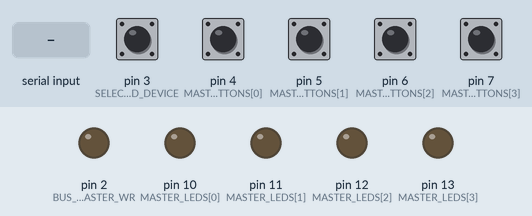
Simulated run of this program. Board: Arduino Mega 2560, built with avr-gcc and run on an emulated ATmega2560. Parts: output pins drawn as LEDs (lit = HIGH). Inputs (shaded band) come from the test bench; at power-on: pin 3 (SELECTED_DEVICE), pin 4 (MASTER_BUTTONS[0]), pin 5 (MASTER_BUTTONS[1]), pin 6 (MASTER_BUTTONS[2]), pin 7 (MASTER_BUTTONS[3]) LOW. What the program prints to the serial monitor is not drawn.

Above: at 1.2 s.
1.3 s: byte 30 received over Serial
At 3.8 s:
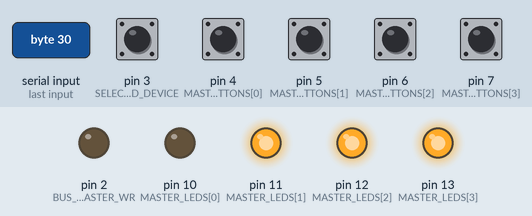
4.1 s: byte 90 received over Serial
At 6.6 s:
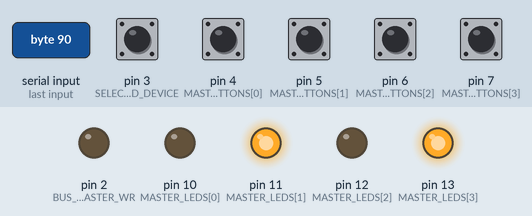
6.9 s: byte 120 received over Serial
At 8.5 s:
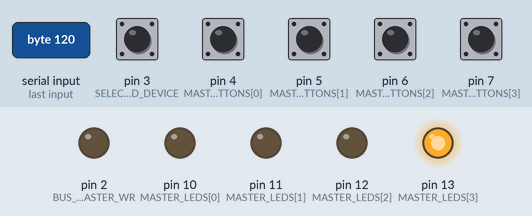
Timing chart, 0 to 10.0 s (numbered marks = the images above; inputs shaded):
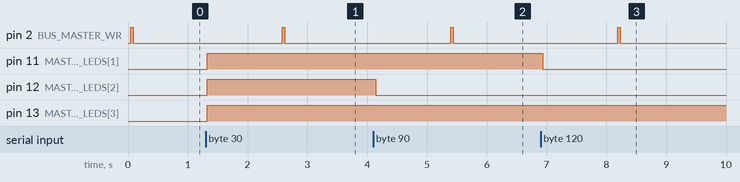

The program:

main.cpp
```cpp
#include <master.c>

#include "Arduino.h"

// MAX47 ports
const int BUS_MASTER_WR = 2;
const int BUS_MASTER_DI = 1;
const int BUS_MASTER_RO = 0;

// LED and button ports
const int NUM_OF_LEDS = 4;
const int MASTER_LEDS[] = {10, 11, 12, 13};
const int MASTER_BUTTONS[] = {4, 5, 6, 7};

// Device port
const int SELECTED_DEVICE = 3;

// Store last time state was updated
unsigned long previousMillis = 0;
unsigned long interval = 20;

// the setup function runs once when you press reset or power the board
void setup() {
    Serial.begin(9600);

    // wait for serial port to connect.
    while (!Serial) {
    }

    // MAX47 ports
    pinMode(BUS_MASTER_WR, OUTPUT);
    pinMode(BUS_MASTER_DI, OUTPUT);
    pinMode(BUS_MASTER_RO, INPUT);

    // LED ports
    for (int i = 0; i < NUM_OF_LEDS; i++) {
        pinMode(MASTER_LEDS[i], OUTPUT);
        pinMode(MASTER_BUTTONS[i], INPUT);
    }
    pinMode(SELECTED_DEVICE, INPUT);

    master_initialize();
    // Read initial value of selected device
    rtU.selected_device = digitalRead(SELECTED_DEVICE) + 1;
}

void loop() {
    unsigned long currentMillis = millis();
    if (currentMillis - previousMillis > interval) {
        // Save the last time
        previousMillis = currentMillis;

        master_step();

        if (rtY.register_operation == OPERATION_WRITE) {
            digitalWrite(BUS_MASTER_WR, HIGH);
        } else if (rtY.register_operation == OPERATION_READ) {
            digitalWrite(BUS_MASTER_WR, LOW);
        }

        if (rtY.command == MASTER_PUT) {
            Serial.write(rtY.put_data);
            Serial.flush();
        } else if (rtY.command == MASTER_READ) {
            rtU.data_available = Serial.available() != 0;
            if (!rtU.data_available) {
                rtU.received_data = 0;
            } else {
                rtU.received_data = Serial.read();
            }
        }

        for (int i = 0; i < NUM_OF_LEDS; i++) {
            digitalWrite(MASTER_LEDS[i], rtY.leds[i]);
            rtU.button[i] = digitalRead(MASTER_BUTTONS[i]);
        }
        rtU.selected_device = digitalRead(SELECTED_DEVICE) + 1;

    }
}
```

MW_target_hardware_resources.h
```cpp
#ifndef PORTABLE_WORDSIZES
#ifdef __MW_TARGET_USE_HARDWARE_RESOURCES_H__
#ifndef __MW_TARGET_HARDWARE_RESOURCES_H__
#define __MW_TARGET_HARDWARE_RESOURCES_H__

#define MW_MULTI_TASKING_MODE 1
#include "MW_ArduinoHWInit.h"
#include "arduinoAVRScheduler.h"

#define MW_USECODERTARGET 1
#define MW_TARGETHARDWARE Arduino Mega 2560
#define MW_EXTMODEPROTOCOLINFO_XCPONSERIAL_HOSTINTERFACE Simulink
#define MW_EXTMODEPROTOCOLINFO_XCPONSERIAL_LOGGINGBUFFERAUTO 1
#define MW_EXTMODEPROTOCOLINFO_XCPONSERIAL_LOGGINGBUFFERSIZE 500
#define MW_EXTMODEPROTOCOLINFO_XCPONSERIAL_LOGGINGBUFFERNUM 3
#define MW_EXTMODEPROTOCOLINFO_XCPONSERIAL_MAXCONTIGSAMPLES 10
#define MW_EXTMODEPROTOCOLINFO_XCPONTCPIP_HOSTINTERFACE Simulink
#define MW_EXTMODEPROTOCOLINFO_XCPONTCPIP_LOGGINGBUFFERAUTO 1
#define MW_EXTMODEPROTOCOLINFO_XCPONTCPIP_LOGGINGBUFFERSIZE 500
#define MW_EXTMODEPROTOCOLINFO_XCPONTCPIP_LOGGINGBUFFERNUM 3
#define MW_EXTMODEPROTOCOLINFO_XCPONTCPIP_MAXCONTIGSAMPLES 10
#define MW_EXTMODEPROTOCOLINFO_XCPONWIFI_HOSTINTERFACE Simulink
#define MW_EXTMODEPROTOCOLINFO_XCPONWIFI_LOGGINGBUFFERAUTO 1
#define MW_EXTMODEPROTOCOLINFO_XCPONWIFI_LOGGINGBUFFERSIZE 500
#define MW_EXTMODEPROTOCOLINFO_XCPONWIFI_LOGGINGBUFFERNUM 3
#define MW_EXTMODEPROTOCOLINFO_XCPONWIFI_MAXCONTIGSAMPLES 10
#define MW_CONNECTIONINFO_XCPONSERIAL_BAUDRATE codertarget.arduinobase.registry.getBaudRate
#define MW_CONNECTIONINFO_XCPONSERIAL_COMPORT codertarget.arduinobase.internal.getExternalModeMexArgs('Serial')
#define MW_CONNECTIONINFO_XCPONSERIAL_VERBOSE 0
#define MW_CONNECTIONINFO_XCPONTCPIP_IPADDRESS codertarget.arduinobase.internal.getExternalModeMexArgs('Ethernet')
#define MW_CONNECTIONINFO_XCPONTCPIP_PORT 17725
#define MW_CONNECTIONINFO_XCPONTCPIP_VERBOSE 0
#define MW_CONNECTIONINFO_XCPONWIFI_IPADDRESS codertarget.arduinobase.internal.getExternalModeMexArgs('Wifi')
#define MW_CONNECTIONINFO_XCPONWIFI_PORT 17725
#define MW_CONNECTIONINFO_XCPONWIFI_VERBOSE 0
#define MW_CONNECTIONINFO_SERIAL_IPADDRESS codertarget.arduinobase.registry.getLoopbackIP;
#define MW_CONNECTIONINFO_SERIAL_PORT 17725
#define MW_CONNECTIONINFO_SERIAL_VERBOSE 0
#define MW_CONNECTIONINFO_TCPIP_IPADDRESS codertarget.arduinobase.internal.getExternalModeMexArgs('Ethernet')
#define MW_CONNECTIONINFO_TCPIP_PORT 17725
#define MW_CONNECTIONINFO_TCPIP_VERBOSE 0
#define MW_CONNECTIONINFO_WIFI_IPADDRESS codertarget.arduinobase.internal.getExternalModeMexArgs('Wifi')
#define MW_CONNECTIONINFO_WIFI_PORT 17725
#define MW_CONNECTIONINFO_WIFI_VERBOSE 0
#define MW_EXTMODE_CONFIGURATION XCP on Serial
#define MW_EXTMODE_COMPORTBAUD 921600
#define MW_RTOS Baremetal
#define MW_SCHEDULER_INTERRUPT_SOURCE 0
#define MW_RUNTIME_BUILDACTION 1
#define MW_RUNTIME_DISABLEPARALLELBUILD 0
#define MW_RUNTIME_FORCEBUILDSTATICLIBRARY 0
#define MW_HOSTBOARDCONNECTION_APPDOWNLOAD_PORT_SOURCE 0
#define MW_HOSTBOARDCONNECTION_APPDOWNLOAD_COMPORT_SELECT -1
#define MW_HOSTBOARDCONNECTION_APPDOWNLOAD_COMPORT_SPECIFY 1
#define MW_HOSTBOARDCONNECTION_APPDOWNLOAD_BAUD 0
#define MW_HOSTBOARDCONNECTION_APPDOWNLOAD_BAUD_SPECIFY 9600
#define MW_HOSTBOARDCONNECTION_CONNECTEDIO_SERIAL_PORT 0
#define MW_HOSTBOARDCONNECTION_CONNECTEDIO_PORT_SOURCE1 0
#define MW_HOSTBOARDCONNECTION_CONNECTEDIO_PORT_SOURCE2 0
#define MW_HOSTBOARDCONNECTION_CONNECTEDIO_COMPORT_SELECT -1
#define MW_HOSTBOARDCONNECTION_CONNECTEDIO_COMPORT_SPECIFY 1
#define MW_HOSTBOARDCONNECTION_CONNECTEDIO_BAUD 0
#define MW_HOSTBOARDCONNECTION_CONNECTEDIO_BAUD_SPECIFY 9600
#define MW_HOSTBOARDCONNECTION_EXTERNALMODE_SERIAL_PORT 0
#define MW_HOSTBOARDCONNECTION_EXTERNALMODE_PORT_SOURCE1 0
#define MW_HOSTBOARDCONNECTION_EXTERNALMODE_PORT_SOURCE2 0
#define MW_HOSTBOARDCONNECTION_EXTERNALMODE_COMPORT_SELECT -1
#define MW_HOSTBOARDCONNECTION_EXTERNALMODE_COMPORT_SPECIFY 1
#define MW_HOSTBOARDCONNECTION_EXTERNALMODE_BAUD -1
#define MW_HOSTBOARDCONNECTION_EXTERNALMODE_BAUD_SPECIFY 9600
#define MW_HOSTBOARDCONNECTION_PIL_SERIAL_PORT 0
#define MW_HOSTBOARDCONNECTION_PIL_PORT_SOURCE1 0
#define MW_HOSTBOARDCONNECTION_PIL_PORT_SOURCE2 0
#define MW_HOSTBOARDCONNECTION_PIL_COMPORT_SELECT -1
#define MW_HOSTBOARDCONNECTION_PIL_COMPORT_SPECIFY 1
#define MW_HOSTBOARDCONNECTION_PIL_BAUD 0
#define MW_HOSTBOARDCONNECTION_PIL_BAUD_SPECIFY 9600
#define MW_CONNECTEDIO_CONNECTEDIOMODE 0
#define MW_CONNECTEDIO_ACTIONONOVERRUN 0
#define MW_OVERRUNDETECTION_ENABLE_OVERRUN_DETECTION 0
#define MW_OVERRUNDETECTION_DIGITAL_OUTPUT_TO_SET_ON_OVERRUN 13
#define MW_ANALOGINREFVOLTAGE_ANALOG_INPUT_REFERENCE_VOLTAGE 0.000000
#define MW_SERIAL_SERIAL0_BAUD_RATE 3
#define MW_SERIAL_SERIAL1_BAUD_RATE 3
#define MW_SERIAL_SERIAL2_BAUD_RATE 3
#define MW_SERIAL_SERIAL3_BAUD_RATE 3
#define MW_I2C_I2C0BUSSPEEDHZ 100000
#define MW_SPI_SPI_CLOCK_OUT_FREQUENCY 1
#define MW_SPI_SPI_MODE 0
#define MW_SPI_SPI_BITORDER 0
#define MW_SPI_SDSLAVESELECT 4.000000
#define MW_SPI_CANCHIPSELECT 9.000000
#define MW_ETHERNET_DISABLE_DHCP_ETHERNET 0
#define MW_ETHERNET_LOCAL_IP_ADDRESS 192.168.0.20
#define MW_ETHERNET_LOCAL_MAC_ADDRESS DE:AD:BE:EF:FE:ED
#define MW_WIFI_WIFI_HARDWARE 0
#define MW_WIFI_DISABLE_DHCP_WIFI 0
#define MW_WIFI_WIFI_IP_ADDRESS 192.168.1.20
#define MW_WIFI_WIFI_SSID yourNetwork
#define MW_WIFI_SET_WIFI_ENCRYPTION 0
#define MW_WIFI_WIFI_WEP_KEY D0D0DEADF00DABBADEAFBEADED
#define MW_WIFI_WIFI_WEP_KEY_INDEX 0
#define MW_WIFI_WIFI_WPA_PASSWORD secretPassword
#define MW_WIFI_WIFI_ESP8266_HW_SERIAL_PORT 0
#define MW_THINGSPEAK_ENABLE_CUSTOMSERVER 48
#define MW_THINGSPEAK_IP_ADDRESS 184.106.153.149
#define MW_THINGSPEAK_PORT 80
#define MW_CAN_CANBUSSPEED 10
#define MW_CAN_CANOSCILLATORFREQUENCY 1
#define MW_CAN_INTERRUPTPIN 2.000000
#define MW_CAN_ALLOWALLFILTER 0
#define MW_CAN_BUFFER0IDTYPE 0
#define MW_CAN_ACCEPTANCEMASK0_NOR 0
#define MW_CAN_ACCEPTANCEFILTER0_NOR 255
#define MW_CAN_ACCEPTANCEFILTER1_NOR 255
#define MW_CAN_ACCEPTANCEMASK0_EXT 0
#define MW_CAN_ACCEPTANCEFILTER0_EXT 255
#define MW_CAN_ACCEPTANCEFILTER1_EXT 255
#define MW_CAN_BUFFER1IDTYPE 0
#define MW_CAN_ACCEPTANCEMASK1_NOR 0
#define MW_CAN_ACCEPTANCEFILTER2_NOR 255
#define MW_CAN_ACCEPTANCEFILTER3_NOR 255
#define MW_CAN_ACCEPTANCEFILTER4_NOR 255
#define MW_CAN_ACCEPTANCEFILTER5_NOR 255
#define MW_CAN_ACCEPTANCEMASK1_EXT 0
#define MW_CAN_ACCEPTANCEFILTER2_EXT 255
#define MW_CAN_ACCEPTANCEFILTER3_EXT 255
#define MW_CAN_ACCEPTANCEFILTER4_EXT 255
#define MW_CAN_ACCEPTANCEFILTER5_EXT 255
#define MW_MODBUS_MODBUS_COMMS 0
#define MW_MODBUS_MODBUS_MODE 0
#define MW_MODBUS_MODBUS_SLAVEID 1
#define MW_MODBUS_MODBUS_CONFIGCOIL 49
#define MW_MODBUS_MODBUS_COILADDR 0
#define MW_MODBUS_MODBUS_COILNUM 1
#define MW_MODBUS_MODBUS_CONFIGINPUT 49
#define MW_MODBUS_MODBUS_INPUTADDR 0
#define MW_MODBUS_MODBUS_INPUTNUM 1
#define MW_MODBUS_MODBUS_CONFIGHOLDINGREG 49
#define MW_MODBUS_MODBUS_HOLDINGREGADDR 0
#define MW_MODBUS_MODBUS_HOLDINGREGNUM 1
#define MW_MODBUS_MODBUS_CONFIGINPUTREG 49
#define MW_MODBUS_MODBUS_INPUTREGADDR 0
#define MW_MODBUS_MODBUS_INPUTREGNUM 1
#define MW_MODBUS_MODBUS_MASTERTIMEOUT 100
#define MW_RS485_RS485_SERIAL 1
#define MW_RS485_RS485_BAUD 9600
#define MW_RS485_RS485_CONFIG 3
#define MW_RS485_RS485_DEPIN 8
#define MW_RS485_RS485_REPIN 9
#define MW_DISPLAY_ENABLECODEGEN 0
#define MW_DISPLAY_APPLAUNCHBUTTON
#define MW_DATAVERSION 2016.02
#define MW_DASHBOARDCODEGENINFO_ENABLECODEGEN 0
#define MW_DASHBOARDCODEGENINFO_CIRCULARGAUGE_CODEGEN 1
#define MW_DASHBOARDCODEGENINFO_CIRCULARGAUGE_BLOCKCLASS codertarget.targetHiddenBlkInsert.internal.circularGauge
#define MW_DASHBOARDCODEGENINFO_CIRCULARGAUGE_REGFCN codertarget.arduinobase.blocks.registerDashboardBlk
#define MW_DASHBOARDCODEGENINFO_CIRCULARGAUGE_VALIDATEFCN codertarget.targetHiddenBlkInsert.internal.isDashboardBlockCodegenEnabled
#define MW_DASHBOARDCODEGENINFO_DISPLAYBLOCK_CODEGEN 1
#define MW_DASHBOARDCODEGENINFO_DISPLAYBLOCK_BLOCKCLASS codertarget.targetHiddenBlkInsert.internal.lcdTextDisplay
#define MW_DASHBOARDCODEGENINFO_DISPLAYBLOCK_REGFCN codertarget.arduinobase.blocks.registerDashboardBlk
#define MW_DASHBOARDCODEGENINFO_DISPLAYBLOCK_VALIDATEFCN codertarget.targetHiddenBlkInsert.internal.isDashboardBlockCodegenEnabled
#define MW_DASHBOARDCODEGENINFO_PUSHBUTTON_CODEGEN 1
#define MW_DASHBOARDCODEGENINFO_PUSHBUTTON_BLOCKCLASS codertarget.targetHiddenBlkInsert.internal.pushButton
#define MW_DASHBOARDCODEGENINFO_PUSHBUTTON_REGFCN codertarget.arduinobase.blocks.registerDashboardBlk
#define MW_DASHBOARDCODEGENINFO_PUSHBUTTON_VALIDATEFCN codertarget.targetHiddenBlkInsert.internal.isDashboardBlockCodegenEnabled
#define MW_IOBLOCKSMODE deployed

#endif /* __MW_TARGET_HARDWARE_RESOURCES_H__ */

#endif

#endif
```

master.h
```cpp
/*
 * File: master.h
 *
 * Code generated for Simulink model 'master'.
 *
 * Model version                  : 5.4
 * Simulink Coder version         : 9.7 (R2022a) 13-Nov-2021
 * C/C++ source code generated on : Sat Jul  1 03:43:21 2023
 *
 * Target selection: ert.tlc
 * Embedded hardware selection: Atmel->AVR
 * Code generation objectives:
 *    1. Execution efficiency
 *    2. RAM efficiency
 * Validation result: Not run
 */

#ifndef RTW_HEADER_master_h_
#define RTW_HEADER_master_h_
#ifndef master_COMMON_INCLUDES_
#define master_COMMON_INCLUDES_
#include "rtwtypes.h"
#endif                                 /* master_COMMON_INCLUDES_ */

#include <stddef.h>

/* Model Code Variants */
#include "MW_target_hardware_resources.h"

/* Macros for accessing real-time model data structure */
#ifndef rtmGetErrorStatus
#define rtmGetErrorStatus(rtm)         ((rtm)->errorStatus)
#endif

#ifndef rtmSetErrorStatus
#define rtmSetErrorStatus(rtm, val)    ((rtm)->errorStatus = (val))
#endif

#define master_M                       (rtM)

/* Forward declaration for rtModel */
typedef struct tag_RTM RT_MODEL;

#ifndef DEFINED_TYPEDEF_FOR_MasterCommand_
#define DEFINED_TYPEDEF_FOR_MasterCommand_

typedef enum {
    MASTER_IDLE = 0,                   /* Default value */
    MASTER_PUT,
    MASTER_READ
} MasterCommand;

#endif

#ifndef DEFINED_TYPEDEF_FOR_Operation_
#define DEFINED_TYPEDEF_FOR_Operation_

typedef enum {
    OPERATION_READ = 1,                /* Default value */
    OPERATION_WRITE = 0
} Operation;

#endif

/* Block signals and states (default storage) for system '<Root>' */
typedef struct {
    uint8_T button_old[8];             /* '<S1>/master_chart' */
    uint8_T is_active_c2_master;       /* '<S1>/master_chart' */
    uint8_T is_c2_master;              /* '<S1>/master_chart' */
    uint8_T idle_clocks;               /* '<S1>/master_chart' */
    uint8_T phy_addr;                  /* '<S1>/master_chart' */
    uint8_T reg_addr;                  /* '<S1>/master_chart' */
    uint8_T retrieve_timeout;          /* '<S1>/master_chart' */
    uint8_T last_selected_device;      /* '<S1>/master_chart' */
} DW;

/* External inputs (root inport signals with default storage) */
typedef struct {
    uint8_T received_data;             /* '<Root>/received_data' */
    boolean_T data_available;          /* '<Root>/data_available' */
    uint8_T selected_device;           /* '<Root>/selected_device' */
    uint8_T button[8];                 /* '<Root>/button' */
} ExtU;

/* External outputs (root outports fed by signals with default storage) */
typedef struct {
    Operation register_operation;      /* '<Root>/register_operation' */
    MasterCommand command;             /* '<Root>/command' */
    uint8_T put_data;                  /* '<Root>/put_data' */
    uint8_T leds[8];                   /* '<Root>/leds' */
} ExtY;

/* Real-time Model Data Structure */
struct tag_RTM {
    const char_T * volatile errorStatus;
};

/* Block signals and states (default storage) */
extern DW rtDW;

/* External inputs (root inport signals with default storage) */
extern ExtU rtU;

/* External outputs (root outports fed by signals with default storage) */
extern ExtY rtY;

/* Model entry point functions */
extern void master_initialize(void);
extern void master_step(void);

/* Real-time Model object */
extern RT_MODEL *const rtM;
extern volatile boolean_T stopRequested;
extern volatile boolean_T runModel;

/*-
 * The generated code includes comments that allow you to trace directly
 * back to the appropriate location in the model.  The basic format
 * is <system>/block_name, where system is the system number (uniquely
 * assigned by Simulink) and block_name is the name of the block.
 *
 * Note that this particular code originates from a subsystem build,
 * and has its own system numbers different from the parent model.
 * Refer to the system hierarchy for this subsystem below, and use the
 * MATLAB hilite_system command to trace the generated code back
 * to the parent model.  For example,
 *
 * hilite_system('controllers/master')    - opens subsystem controllers/master
 * hilite_system('controllers/master/Kp') - opens and selects block Kp
 *
 * Here is the system hierarchy for this model
 *
 * '<Root>' : 'controllers'
 * '<S1>'   : 'controllers/master'
 * '<S2>'   : 'controllers/master/master_chart'
 */
#endif                                 /* RTW_HEADER_master_h_ */

/*
 * File trailer for generated code.
 *
 * [EOF]
 */
```

Source omitted: master.c (9016 bytes), rtwtypes.h (3652 bytes)

Measured:
- after the input at 1.3 s, pin 2 (BUS_MASTER_WR): LOW → HIGH after 1.3 s, → LOW 0.04 s later; pin 11 (MASTER_LEDS[1]), pin 12 (MASTER_LEDS[2]), pin 13 (MASTER_LEDS[3]): LOW → HIGH at once
- after the input at 4.1 s, pin 2 (BUS_MASTER_WR): LOW → HIGH after 1.3 s, → LOW 0.04 s later; pin 12 (MASTER_LEDS[2]): HIGH → LOW at once
- after the input at 6.9 s, pin 2 (BUS_MASTER_WR): LOW → HIGH after 1.3 s, → LOW 0.04 s later; pin 11 (MASTER_LEDS[1]): HIGH → LOW at once
